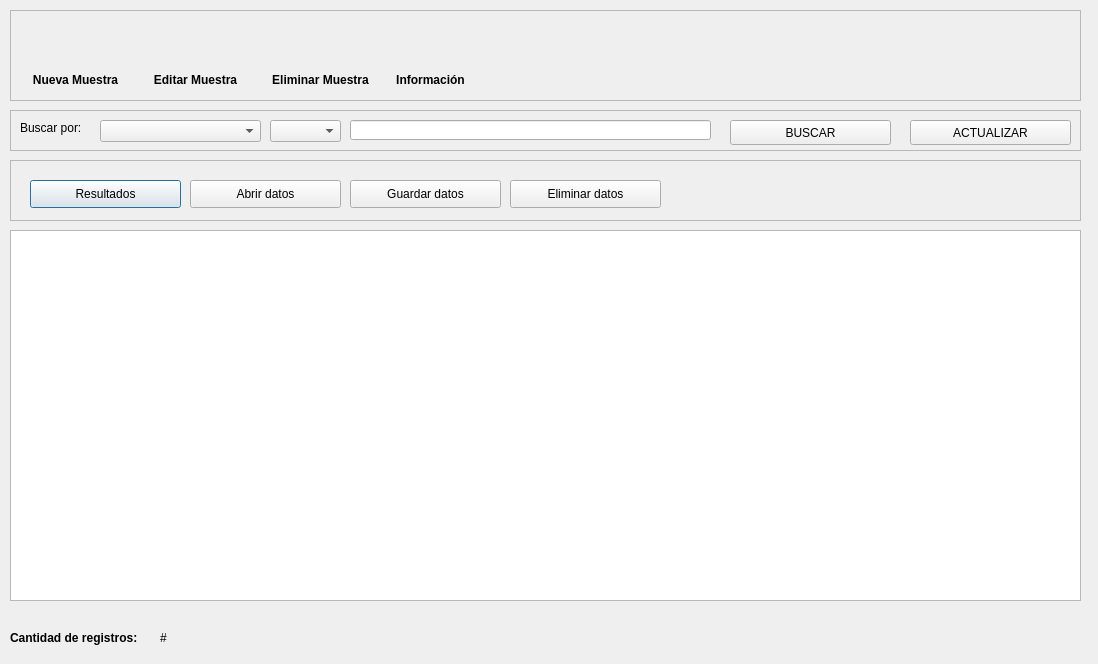
<?xml version="1.0" encoding="UTF-8"?>
<ui version="4.0">
 <class>ListGenotypeForm</class>
 <widget class="QWidget" name="ListGenotypeForm">
  <property name="geometry">
   <rect>
    <x>0</x>
    <y>0</y>
    <width>1098</width>
    <height>664</height>
   </rect>
  </property>
  <property name="windowTitle">
   <string>GENOMOS</string>
  </property>
  <widget class="QFrame" name="buttonsFrame">
   <property name="geometry">
    <rect>
     <x>10</x>
     <y>10</y>
     <width>1071</width>
     <height>91</height>
    </rect>
   </property>
   <property name="frameShape">
    <enum>QFrame::StyledPanel</enum>
   </property>
   <property name="frameShadow">
    <enum>QFrame::Raised</enum>
   </property>
   <widget class="QPushButton" name="open_new_button">
    <property name="geometry">
     <rect>
      <x>30</x>
      <y>10</y>
      <width>71</width>
      <height>51</height>
     </rect>
    </property>
    <property name="cursor">
     <cursorShape>PointingHandCursor</cursorShape>
    </property>
    <property name="styleSheet">
     <string notr="true">QPushButton:hover
{
	border-style: solid;
   	background-color:#bbdefb;

}

QPushButton:pressed
{
	 	background-color:#0069c0;
}</string>
    </property>
    <property name="text">
     <string/>
    </property>
    <property name="icon">
     <iconset>
      <normaloff>../assets/icons/add-genotype-icon.png</normaloff>../assets/icons/add-genotype-icon.png</iconset>
    </property>
    <property name="iconSize">
     <size>
      <width>50</width>
      <height>50</height>
     </size>
    </property>
    <property name="flat">
     <bool>true</bool>
    </property>
   </widget>
   <widget class="QLabel" name="label">
    <property name="geometry">
     <rect>
      <x>10</x>
      <y>60</y>
      <width>111</width>
      <height>21</height>
     </rect>
    </property>
    <property name="text">
     <string>&lt;html&gt;&lt;head/&gt;&lt;body&gt;&lt;p align=&quot;center&quot;&gt;&lt;span style=&quot; font-weight:600;&quot;&gt;Nueva Muestra&lt;/span&gt;&lt;/p&gt;&lt;/body&gt;&lt;/html&gt;</string>
    </property>
   </widget>
   <widget class="QPushButton" name="open_edit_button">
    <property name="geometry">
     <rect>
      <x>150</x>
      <y>10</y>
      <width>71</width>
      <height>51</height>
     </rect>
    </property>
    <property name="cursor">
     <cursorShape>PointingHandCursor</cursorShape>
    </property>
    <property name="styleSheet">
     <string notr="true">QPushButton:hover
{
	border-style: solid;
   	background-color:#bbdefb;

}

QPushButton:pressed
{
	 	background-color:#0069c0;
}</string>
    </property>
    <property name="text">
     <string/>
    </property>
    <property name="icon">
     <iconset>
      <normaloff>../assets/icons/edit-genotype.png</normaloff>../assets/icons/edit-genotype.png</iconset>
    </property>
    <property name="iconSize">
     <size>
      <width>50</width>
      <height>50</height>
     </size>
    </property>
    <property name="flat">
     <bool>true</bool>
    </property>
   </widget>
   <widget class="QLabel" name="label_2">
    <property name="geometry">
     <rect>
      <x>130</x>
      <y>60</y>
      <width>111</width>
      <height>21</height>
     </rect>
    </property>
    <property name="text">
     <string>&lt;html&gt;&lt;head/&gt;&lt;body&gt;&lt;p align=&quot;center&quot;&gt;&lt;span style=&quot; font-weight:600;&quot;&gt;Editar Muestra&lt;/span&gt;&lt;/p&gt;&lt;/body&gt;&lt;/html&gt;</string>
    </property>
   </widget>
   <widget class="QPushButton" name="delete_genotype_button">
    <property name="geometry">
     <rect>
      <x>270</x>
      <y>10</y>
      <width>71</width>
      <height>51</height>
     </rect>
    </property>
    <property name="cursor">
     <cursorShape>PointingHandCursor</cursorShape>
    </property>
    <property name="styleSheet">
     <string notr="true">QPushButton:hover
{
	border-style: solid;
   	background-color:#bbdefb;

}

QPushButton:pressed
{
	 	background-color:#0069c0;
}</string>
    </property>
    <property name="text">
     <string/>
    </property>
    <property name="icon">
     <iconset>
      <normaloff>../assets/icons/delete-genotype-icon.png</normaloff>../assets/icons/delete-genotype-icon.png</iconset>
    </property>
    <property name="iconSize">
     <size>
      <width>50</width>
      <height>50</height>
     </size>
    </property>
    <property name="flat">
     <bool>true</bool>
    </property>
   </widget>
   <widget class="QLabel" name="label_3">
    <property name="geometry">
     <rect>
      <x>250</x>
      <y>60</y>
      <width>121</width>
      <height>21</height>
     </rect>
    </property>
    <property name="text">
     <string>&lt;html&gt;&lt;head/&gt;&lt;body&gt;&lt;p align=&quot;center&quot;&gt;&lt;span style=&quot; font-weight:600;&quot;&gt;Eliminar Muestra&lt;/span&gt;&lt;/p&gt;&lt;/body&gt;&lt;/html&gt;</string>
    </property>
   </widget>
   <widget class="QPushButton" name="info_genotype_button">
    <property name="geometry">
     <rect>
      <x>380</x>
      <y>10</y>
      <width>71</width>
      <height>51</height>
     </rect>
    </property>
    <property name="cursor">
     <cursorShape>PointingHandCursor</cursorShape>
    </property>
    <property name="styleSheet">
     <string notr="true">QPushButton:hover
{
	border-style: solid;
   	background-color:#bbdefb;

}

QPushButton:pressed
{
	 	background-color:#0069c0;
}</string>
    </property>
    <property name="text">
     <string/>
    </property>
    <property name="icon">
     <iconset>
      <normaloff>../assets/icons/info-icon.png</normaloff>../assets/icons/info-icon.png</iconset>
    </property>
    <property name="iconSize">
     <size>
      <width>50</width>
      <height>50</height>
     </size>
    </property>
    <property name="flat">
     <bool>true</bool>
    </property>
   </widget>
   <widget class="QLabel" name="label_4">
    <property name="geometry">
     <rect>
      <x>370</x>
      <y>60</y>
      <width>101</width>
      <height>21</height>
     </rect>
    </property>
    <property name="text">
     <string>&lt;html&gt;&lt;head/&gt;&lt;body&gt;&lt;p align=&quot;center&quot;&gt;&lt;span style=&quot; font-weight:600;&quot;&gt;Información&lt;/span&gt;&lt;/p&gt;&lt;/body&gt;&lt;/html&gt;</string>
    </property>
   </widget>
   <widget class="QPushButton" name="logo_cenexa_button">
    <property name="geometry">
     <rect>
      <x>870</x>
      <y>10</y>
      <width>181</width>
      <height>61</height>
     </rect>
    </property>
    <property name="cursor">
     <cursorShape>PointingHandCursor</cursorShape>
    </property>
    <property name="styleSheet">
     <string notr="true">QPushButton:hover
{
	border-style: solid;
   	background-color:#bbdefb;

}

QPushButton:pressed
{
	 	background-color:#0069c0;
}</string>
    </property>
    <property name="text">
     <string/>
    </property>
    <property name="icon">
     <iconset>
      <normaloff>../assets/icons/logo-cenexa.png</normaloff>../assets/icons/logo-cenexa.png</iconset>
    </property>
    <property name="iconSize">
     <size>
      <width>150</width>
      <height>150</height>
     </size>
    </property>
    <property name="flat">
     <bool>true</bool>
    </property>
   </widget>
   <widget class="QPushButton" name="logo_creg">
    <property name="geometry">
     <rect>
      <x>680</x>
      <y>10</y>
      <width>181</width>
      <height>61</height>
     </rect>
    </property>
    <property name="cursor">
     <cursorShape>PointingHandCursor</cursorShape>
    </property>
    <property name="styleSheet">
     <string notr="true">QPushButton:hover
{
	border-style: solid;
   	background-color:#bbdefb;

}

QPushButton:pressed
{
	 	background-color:#0069c0;
}</string>
    </property>
    <property name="text">
     <string/>
    </property>
    <property name="icon">
     <iconset>
      <normaloff>../assets/icons/logo creg.png</normaloff>../assets/icons/logo creg.png</iconset>
    </property>
    <property name="iconSize">
     <size>
      <width>150</width>
      <height>150</height>
     </size>
    </property>
    <property name="flat">
     <bool>true</bool>
    </property>
   </widget>
  </widget>
  <widget class="QFrame" name="frame">
   <property name="geometry">
    <rect>
     <x>10</x>
     <y>110</y>
     <width>1071</width>
     <height>41</height>
    </rect>
   </property>
   <property name="frameShape">
    <enum>QFrame::StyledPanel</enum>
   </property>
   <property name="frameShadow">
    <enum>QFrame::Raised</enum>
   </property>
   <widget class="QLabel" name="label_5">
    <property name="geometry">
     <rect>
      <x>10</x>
      <y>10</y>
      <width>71</width>
      <height>16</height>
     </rect>
    </property>
    <property name="text">
     <string>Buscar por:</string>
    </property>
   </widget>
   <widget class="QComboBox" name="searchByCombobox">
    <property name="geometry">
     <rect>
      <x>90</x>
      <y>10</y>
      <width>161</width>
      <height>22</height>
     </rect>
    </property>
   </widget>
   <widget class="QLineEdit" name="parameterLineEdit">
    <property name="geometry">
     <rect>
      <x>340</x>
      <y>10</y>
      <width>361</width>
      <height>20</height>
     </rect>
    </property>
   </widget>
   <widget class="QPushButton" name="searchButton">
    <property name="geometry">
     <rect>
      <x>720</x>
      <y>10</y>
      <width>161</width>
      <height>25</height>
     </rect>
    </property>
    <property name="text">
     <string>BUSCAR</string>
    </property>
    <property name="icon">
     <iconset>
      <normaloff>../assets/icons/search-icon.png</normaloff>../assets/icons/search-icon.png</iconset>
    </property>
   </widget>
   <widget class="QPushButton" name="refreshButton">
    <property name="geometry">
     <rect>
      <x>900</x>
      <y>10</y>
      <width>161</width>
      <height>25</height>
     </rect>
    </property>
    <property name="text">
     <string>ACTUALIZAR</string>
    </property>
    <property name="icon">
     <iconset>
      <normaloff>../assets/icons/refresh-icon.png</normaloff>../assets/icons/refresh-icon.png</iconset>
    </property>
   </widget>
   <widget class="QComboBox" name="searchByCombobox_2">
    <property name="geometry">
     <rect>
      <x>260</x>
      <y>10</y>
      <width>71</width>
      <height>22</height>
     </rect>
    </property>
   </widget>
  </widget>
  <widget class="QTableWidget" name="listGenotypeTable">
   <property name="geometry">
    <rect>
     <x>10</x>
     <y>230</y>
     <width>1071</width>
     <height>371</height>
    </rect>
   </property>
   <property name="sizeAdjustPolicy">
    <enum>QAbstractScrollArea::AdjustToContents</enum>
   </property>
   <attribute name="horizontalHeaderCascadingSectionResizes">
    <bool>true</bool>
   </attribute>
   <attribute name="horizontalHeaderMinimumSectionSize">
    <number>250</number>
   </attribute>
   <attribute name="horizontalHeaderDefaultSectionSize">
    <number>250</number>
   </attribute>
   <attribute name="horizontalHeaderStretchLastSection">
    <bool>false</bool>
   </attribute>
  </widget>
  <widget class="QLabel" name="label_6">
   <property name="geometry">
    <rect>
     <x>10</x>
     <y>630</y>
     <width>161</width>
     <height>16</height>
    </rect>
   </property>
   <property name="text">
    <string>&lt;html&gt;&lt;head/&gt;&lt;body&gt;&lt;p&gt;&lt;span style=&quot; font-weight:600;&quot;&gt;Cantidad de registros: &lt;/span&gt;&lt;/p&gt;&lt;/body&gt;&lt;/html&gt;</string>
   </property>
  </widget>
  <widget class="QLabel" name="genotypesQtyLabel">
   <property name="geometry">
    <rect>
     <x>160</x>
     <y>630</y>
     <width>55</width>
     <height>16</height>
    </rect>
   </property>
   <property name="text">
    <string>#</string>
   </property>
  </widget>
  <widget class="QFrame" name="frame_2">
   <property name="geometry">
    <rect>
     <x>10</x>
     <y>160</y>
     <width>1071</width>
     <height>61</height>
    </rect>
   </property>
   <property name="frameShape">
    <enum>QFrame::StyledPanel</enum>
   </property>
   <property name="frameShadow">
    <enum>QFrame::Raised</enum>
   </property>
   <widget class="QPushButton" name="tabla_resultante_button">
    <property name="geometry">
     <rect>
      <x>20</x>
      <y>20</y>
      <width>151</width>
      <height>28</height>
     </rect>
    </property>
    <property name="cursor">
     <cursorShape>PointingHandCursor</cursorShape>
    </property>
    <property name="styleSheet">
     <string notr="true">QPushButton:hover
{
	border-style: solid;
   	background-color:#bbdefb;

}

QPushButton:pressed
{
	 	background-color:#0069c0;
}</string>
    </property>
    <property name="text">
     <string>Resultados</string>
    </property>
    <property name="default">
     <bool>true</bool>
    </property>
   </widget>
   <widget class="QPushButton" name="abrir_archivo_excel">
    <property name="geometry">
     <rect>
      <x>180</x>
      <y>20</y>
      <width>151</width>
      <height>28</height>
     </rect>
    </property>
    <property name="cursor">
     <cursorShape>PointingHandCursor</cursorShape>
    </property>
    <property name="styleSheet">
     <string notr="true">QPushButton:hover
{
	border-style: solid;
   	background-color:#bbdefb;

}

QPushButton:pressed
{
	 	background-color:#0069c0;
}</string>
    </property>
    <property name="text">
     <string>Abrir datos</string>
    </property>
    <property name="default">
     <bool>false</bool>
    </property>
   </widget>
   <widget class="QPushButton" name="guardar_archivo_excel">
    <property name="geometry">
     <rect>
      <x>340</x>
      <y>20</y>
      <width>151</width>
      <height>28</height>
     </rect>
    </property>
    <property name="cursor">
     <cursorShape>PointingHandCursor</cursorShape>
    </property>
    <property name="styleSheet">
     <string notr="true">QPushButton:hover
{
	border-style: solid;
   	background-color:#bbdefb;

}

QPushButton:pressed
{
	 	background-color:#0069c0;
}</string>
    </property>
    <property name="text">
     <string>Guardar datos</string>
    </property>
    <property name="default">
     <bool>false</bool>
    </property>
   </widget>
   <widget class="QPushButton" name="delete_datos">
    <property name="geometry">
     <rect>
      <x>500</x>
      <y>20</y>
      <width>151</width>
      <height>28</height>
     </rect>
    </property>
    <property name="cursor">
     <cursorShape>PointingHandCursor</cursorShape>
    </property>
    <property name="styleSheet">
     <string notr="true">QPushButton:hover
{
	border-style: solid;
   	background-color:#bbdefb;

}

QPushButton:pressed
{
	 	background-color:#0069c0;
}</string>
    </property>
    <property name="text">
     <string>Eliminar datos</string>
    </property>
    <property name="default">
     <bool>false</bool>
    </property>
   </widget>
  </widget>
 </widget>
 <resources/>
 <connections/>
</ui>
